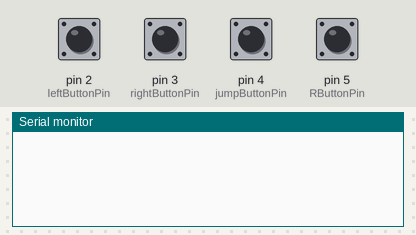
Recording of a sketch running on a simulated Arduino Uno, built with avr-gcc and run on an emulated ATmega328P. On the bench: the last lines printed to the serial monitor. The inputs (shaded band) are chosen by the test bench; at power-on: pin 2 (leftButtonPin), pin 3 (rightButtonPin), pin 4 (jumpButtonPin), pin 5 (RButtonPin) LOW.

Above: at 1.2 s.
1.3 s: pin 2 (leftButtonPin) pulled HIGH for 0.15 s
At 2.4 s:
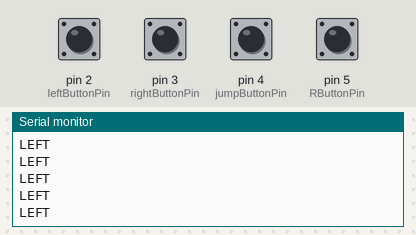
2.9 s: pin 3 (rightButtonPin) pulled HIGH for 0.15 s
At 3.6 s:
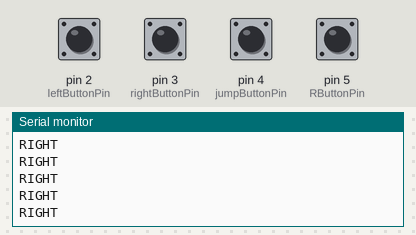
4.5 s: pin 4 (jumpButtonPin) pulled HIGH for 0.15 s
At 5.2 s:
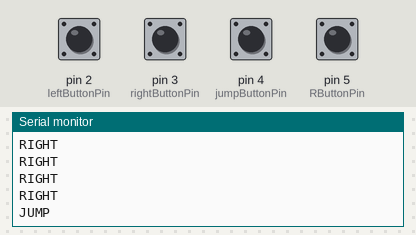
6.1 s: pin 5 (RButtonPin) pulled HIGH for 0.15 s
At 7.4 s:
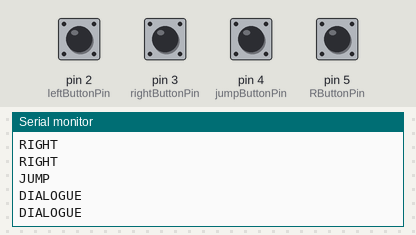
7.7 s: pin 2 (leftButtonPin) driven HIGH and pin 3 (rightButtonPin) driven HIGH
At 8.5 s:
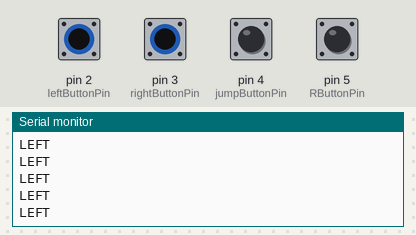

Measured:
- after the input at 1.3 s, the serial monitor: prints a new line at once (image 1)
- after the input at 2.9 s, the serial monitor: prints a new line at once (image 2)
- after the input at 4.5 s, the serial monitor: prints a new line at once (image 3)
- after the input at 6.1 s, the serial monitor: prints a new line at once (image 4)
- after the input at 7.7 s, the serial monitor: prints a new line at once (image 5)

The sketch:

game.ino
```cpp
const int leftButtonPin = 2;
const int rightButtonPin = 3;
const int jumpButtonPin = 4;
const int RButtonPin = 5;

void setup()
{
  Serial.begin(115200);

  pinMode(leftButtonPin, INPUT);
  pinMode(rightButtonPin, INPUT);
  pinMode(jumpButtonPin, INPUT);
  pinMode(RButtonPin, INPUT);
}

void loop()
{
  int leftButtonState = digitalRead(leftButtonPin);
  int rightButtonState = digitalRead(rightButtonPin);
  int jumpButtonState = digitalRead(jumpButtonPin);
  int RButtonState = digitalRead(RButtonPin);

  if (leftButtonState == HIGH)
  {
    Serial.println("LEFT");
    delay(0.001);
  }

  else if (rightButtonState == HIGH)
  {
    Serial.println("RIGHT");
    delay(0.001);
  }

  else if (jumpButtonState == HIGH)
  {
    Serial.println("JUMP");
    delay(500);
  }

  else if (RButtonState == HIGH)
  {
    Serial.println("DIALOGUE");
    delay(100);
  }
}
```
